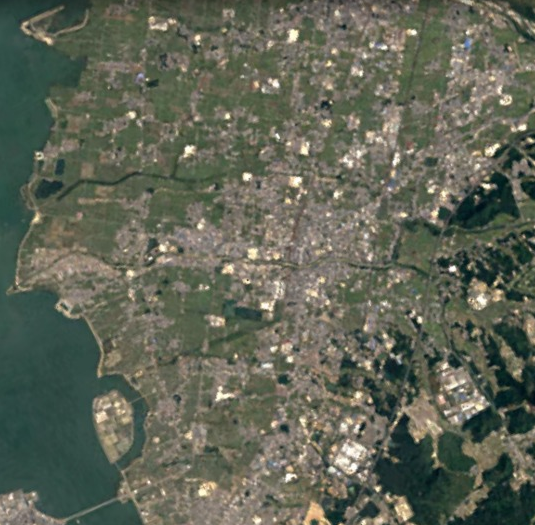
#> input picture Reto/Reto bueno/1985.png, 535 x 525 px
$ python Poblacion.py
#> lines starting #> are read from the running program, lines starting #| are printed output that depends on the picture
### Reto/Reto bueno/funciones_auxiliares.py
# -*- coding: utf-8 -*-
"""
Created on Fri Nov 25 07:39:51 2022

@author: luisn
"""

import numpy as np

# funcion para separar imagenes
def DecompImage(img):
 # toma una imagen y produce un arreglo: Red Green Blue Gray
 img = np.array(img)
 [n1,n2,n3] = np.shape(img)
 img_new = np.empty((n1,n2,4)); img_new.fill(np.NaN)
 img_new[:,:,:3] = img[:,:,:3]
 img_new[:,:,3] = 0.2126*img[:,:,0] + 0.7152*img[:,:,1] + 0.0722*img[:,:,2]
 return img_new


def contarpix(data):
 data_1 = data/data
 pix = np.sum(data_1)
 return pix

### Reto/Reto bueno/Poblacion.py
# -*- coding: utf-8 -*-
"""
Created on Thu Dec  1 13:33:27 2022

@author: luisn
"""
import numpy as np
import matplotlib.pyplot as plt
import matplotlib.image as mli
from funciones_auxiliares import DecompImage
from scipy.ndimage import gaussian_filter
from funciones_auxiliares import contarpix

import numpy.ma as ma

LV1985_pre = mli.imread('1985.png')
#> LV1985_pre is the input picture: shape (525, 535, 4) float32; mean R, G, B, A 0.38, 0.397, 0.339, 1
LV1995_pre = mli.imread('1995.png')
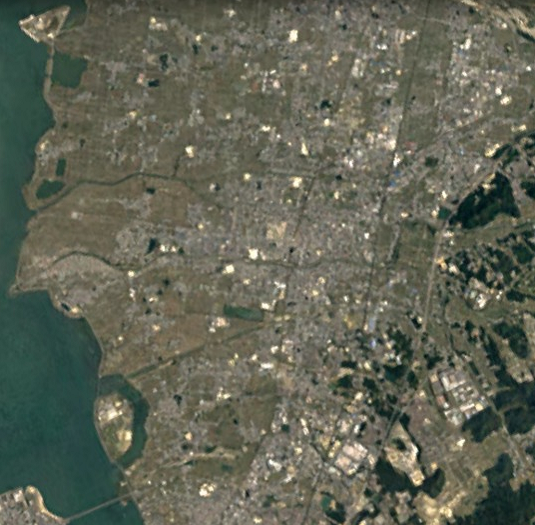
#> input picture Reto/Reto bueno/1995.png, 535 x 525 px
#> LV1995_pre is the input picture: shape (525, 535, 4) float32; mean R, G, B, A 0.383, 0.394, 0.336, 1

LV2000_pre = mli.imread('2000.png')
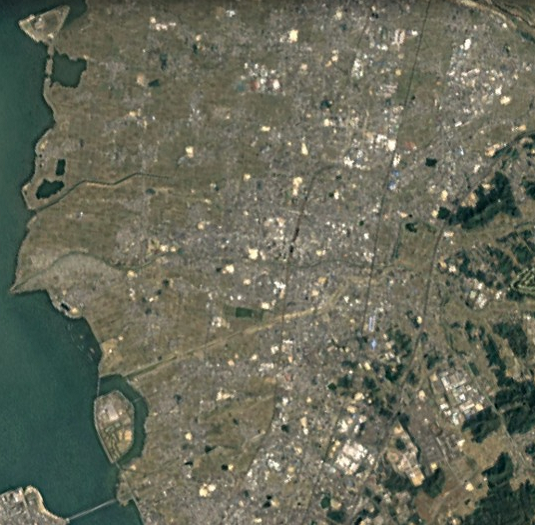
#> input picture Reto/Reto bueno/2000.png, 535 x 525 px
#> LV2000_pre is the input picture: shape (525, 535, 4) float32; mean R, G, B, A 0.407, 0.416, 0.354, 1
LV2010_pre = mli.imread('2010.png')
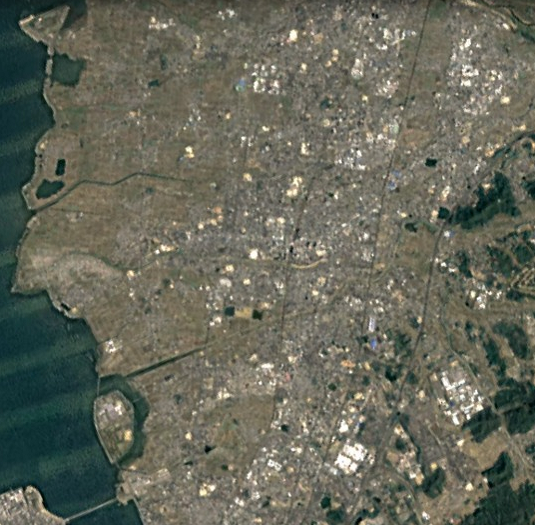
#> input picture Reto/Reto bueno/2010.png, 535 x 525 px
#> LV2010_pre is the input picture: shape (525, 535, 4) float32; mean R, G, B, A 0.4, 0.407, 0.355, 1

LV2020_pre = mli.imread('2020.png')
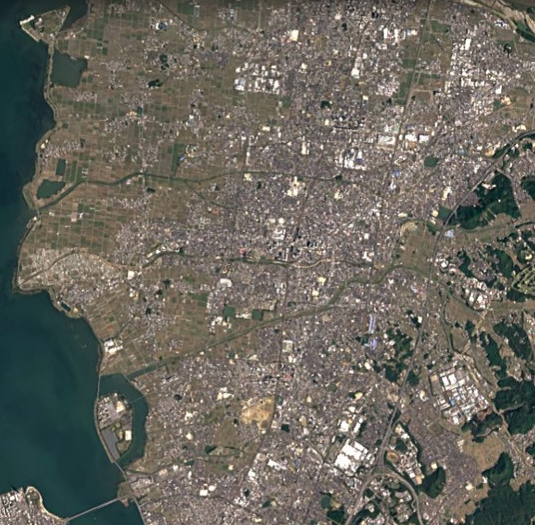
#> input picture Reto/Reto bueno/2020.png, 535 x 525 px
#> LV2020_pre is the input picture: shape (525, 535, 4) float32; mean R, G, B, A 0.415, 0.405, 0.371, 1

LV1985 = DecompImage(LV1985_pre)
#> in DecompImage, `img_new.fill(np.NaN)`: img_new: shape (525, 535, 4) float64; every value is NaN or infinite
#> in DecompImage, `img_new[:,:,:3] = img[:,:,:3]`: img_new: shape (525, 535, 4) float64; 25% of the values are NaN or infinite; the others: min 0, max 1, mean 0.372
LV1995 = DecompImage(LV1995_pre)
#> in DecompImage (call 2), `img_new[:,:,:3] = img[:,:,:3]`: img_new: shape (525, 535, 4) float64; 25% of the values are NaN or infinite; the others: min 0, max 1, mean 0.371
LV2000 = DecompImage(LV2000_pre)
#> in DecompImage (call 3), `img_new[:,:,:3] = img[:,:,:3]`: img_new: shape (525, 535, 4) float64; 25% of the values are NaN or infinite; the others: min 0, max 1, mean 0.392
LV2010 = DecompImage(LV2010_pre)
#> in DecompImage (call 4), `img_new[:,:,:3] = img[:,:,:3]`: img_new: shape (525, 535, 4) float64; 25% of the values are NaN or infinite; the others: min 0, max 1, mean 0.387
#> in DecompImage (call 4), `img_new[:,:,3] = 0.2126*img[:,:,0] + 0.7152*img[:,:,1] + 0.0722*img[:,..`:
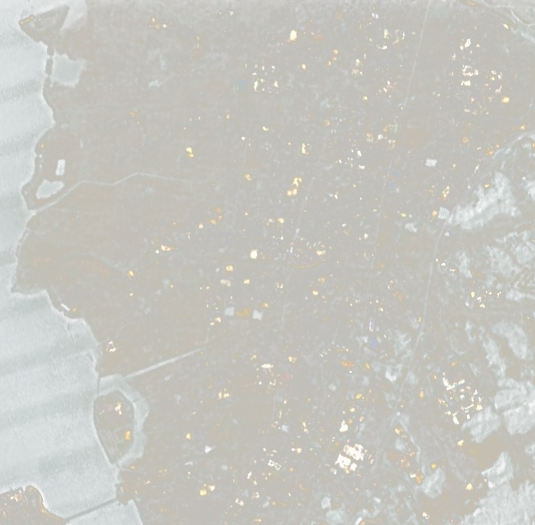
#> img_new: shape (525, 535, 4) float64; mean R, G, B, A 0.4, 0.407, 0.355, 0.402; transparent parts drawn white
LV2020 = DecompImage(LV2020_pre)
#> in DecompImage (call 5), `img_new[:,:,:3] = img[:,:,:3]`: img_new: shape (525, 535, 4) float64; 25% of the values are NaN or infinite; the others: min 0, max 1, mean 0.397

ciudadLV1 = ma.masked_less(LV1985[:,:,0],0.35)  #Bien
ciudadLV2 = ma.masked_less(LV1995[:,:,0],0.35)  #Bien
ciudadLV3 = ma.masked_less(LV2000[:,:,0],0.36)  #Bien
ciudadLV4 = ma.masked_less(LV2010[:,:,0],0.35)  #Bien
ciudadLV5 = ma.masked_less(LV2020[:,:,0],0.33)  #Bien

pixciu1=contarpix(ciudadLV1)
#> in contarpix, `pix = np.sum(data_1)`: pix = 159052
#> pixciu1 = 159052
pixciu2=contarpix(ciudadLV2)
#> pixciu2 = 188900
pixciu3=contarpix(ciudadLV3)
#> pixciu3 = 204460
pixciu4=contarpix(ciudadLV4)
#> pixciu4 = 206949
pixciu5=contarpix(ciudadLV5)
#> in contarpix (call 5), `data_1 = data/data`:
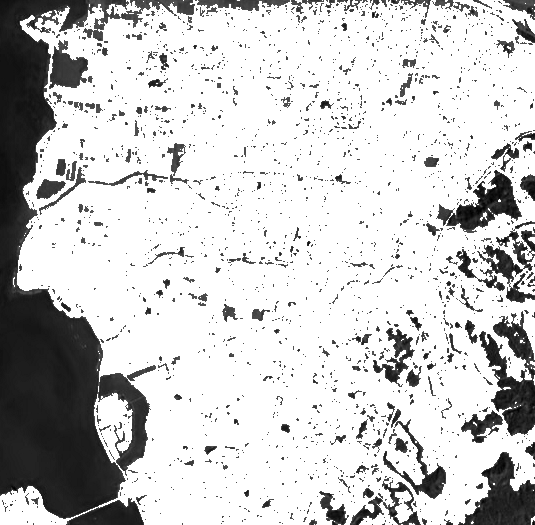
#> data_1: shape (525, 535) float64; min 0, max 1, mean 0.796
#> in contarpix (call 5), `pix = np.sum(data_1)`: pix = 211596
#> pixciu5 = 211596

pixxciudad=[pixciu1,pixciu2,pixciu3,pixciu4,pixciu5]
#> pixxciudad = [159052, 188900, 204460, 206949, 211596]
pixcua=(164**2)
mtscua=(3000**2)
km=[]
y=[1995,2000,2010,2020]
y2=[1995,2000,2005,2010,2015,2019]
po=[101.828,115.455,121.159,130.874,137.247,141.945]
for i in range(len(pixxciudad)):
    km1=(mtscua*pixxciudad[i])/(pixcua)*(0.000001)
    km.append(km1)
#> this loop made 5 passes
#> km1 on passes 1 to 5: 53.22, 63.21, 68.42, 69.25, 70.8
#> after the loop, km = [53.22, 63.21, 68.42, 69.25, 70.8]

fig, ax = plt.subplots(figsize = (10, 5))
plt.title('Kusatsu\narea y poblacion')
km.pop(0)
ax2 = ax.twinx()
ax.plot(y, km, color = 'g')
ax2.plot(y2, po, color = 'b')

ax.set_xlabel('Años', color = 'r')
ax.set_ylabel('Km^2', color = 'g')

ax2.set_ylabel('Poblacion', color = 'b')

plt.tight_layout()

plt.show()
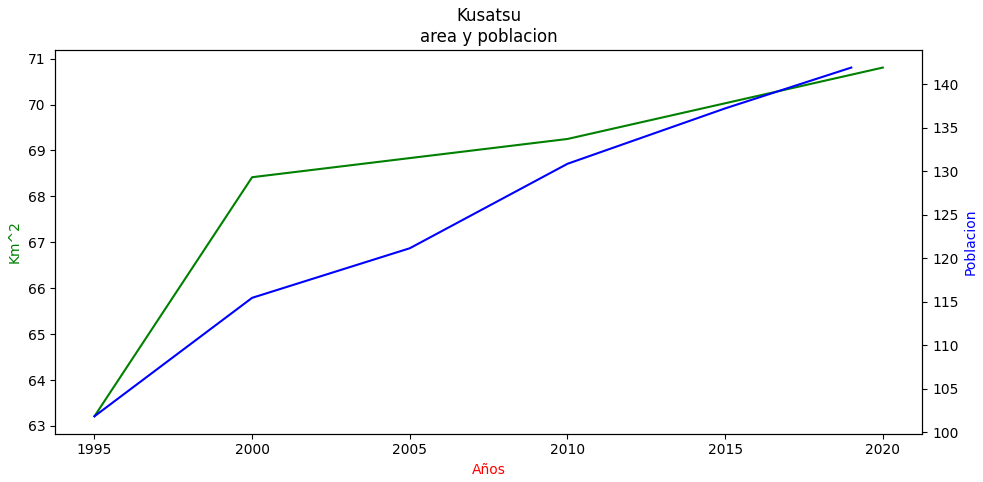
#> figure drawn by matplotlib, 2 panels
